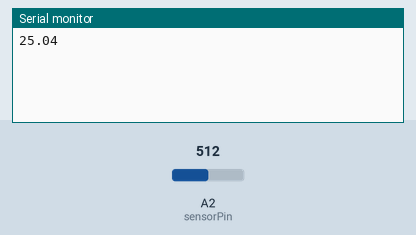
A sketch run on a simulated Arduino Uno, built with avr-gcc and run on an emulated ATmega328P. On the bench: the last lines printed to the serial monitor. The test bench sets the inputs (shaded band); at power-on: A2 (sensorPin) = 512.

Above: at 3.2 s.
3.3 s: A2 (sensorPin) set to 716
At 8.2 s:
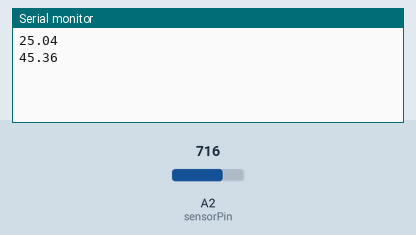
8.9 s: A2 (sensorPin) set to 900
At 13.3 s:
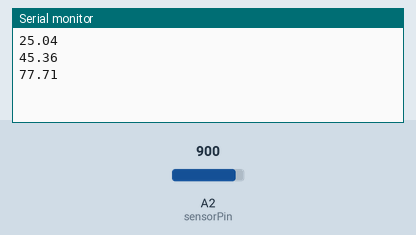
Timing chart, 0 to 14.8 s (numbered marks = the images above; inputs shaded):
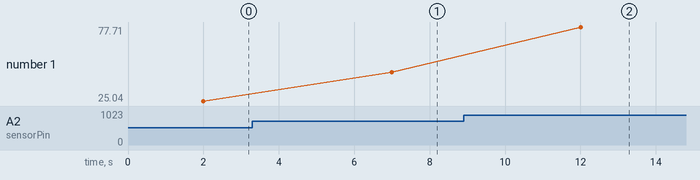

The sketch:

ArduinoV2.ino
```cpp
// ===== Código do Arduino (ATmega328 integrado com ESP8266) =====
const int sensorPin = A2; // Pino onde o NTC está ligado

const float SERIES_RESISTOR = 10000.0;       // resistor fixo 10k
const float NOMINAL_RESISTANCE = 10000.0;    // resistência do NTC a 25°C
const float NOMINAL_TEMPERATURE = 25.0;      // temperatura nominal
const float BETA_COEFFICIENT = 3950.0;       // constante Beta do NTC (MF58)

void setup() {
  Serial.begin(9600); // Comunicação serial (com o ESP8266 e com o PC)
  delay(2000);        // pequena pausa para estabilizar
}

void loop() {
  int adcValue = analogRead(sensorPin);
  float voltage = adcValue / 1023.0 * 5.0;
  float resistance = SERIES_RESISTOR * (5.0 / voltage - 1.0);

  // Cálculo da temperatura (Steinhart–Hart)
  float steinhart;
  steinhart = resistance / NOMINAL_RESISTANCE;
  steinhart = log(steinhart);
  steinhart /= BETA_COEFFICIENT;
  steinhart += 1.0 / (NOMINAL_TEMPERATURE + 273.15);
  steinhart = 1.0 / steinhart;
  float temperatureC = steinhart - 273.15;

  // Envia temperatura via serial (ESP8266 pode ler isso diretamente)
  Serial.println(temperatureC);

  delay(5000); // aguarda 5 segundos antes da próxima leitura
}
```

Measured:
- after the input at 3.3 s, the serial monitor: prints a new line after 3.7 s (image 1)
- after the input at 8.9 s, the serial monitor: prints a new line after 3.1 s (image 2)
- plotted number 1: 25.04 → 45.36 after the input at 3.3 s, 45.36 → 77.71 after the input at 8.9 s
